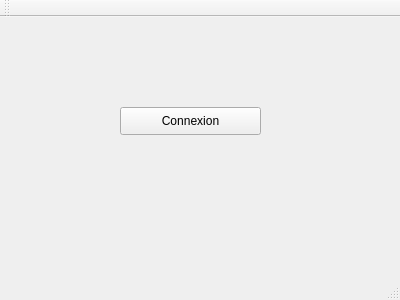
<?xml version="1.0" encoding="UTF-8"?>
<ui version="4.0">
 <class>MainWindow</class>
 <widget class="QMainWindow" name="MainWindow">
  <property name="geometry">
   <rect>
    <x>0</x>
    <y>0</y>
    <width>400</width>
    <height>300</height>
   </rect>
  </property>
  <property name="windowTitle">
   <string>MainWindow</string>
  </property>
  <widget class="QWidget" name="centralWidget">
   <widget class="QPushButton" name="connexion">
    <property name="geometry">
     <rect>
      <x>120</x>
      <y>90</y>
      <width>141</width>
      <height>28</height>
     </rect>
    </property>
    <property name="text">
     <string>Connexion</string>
    </property>
   </widget>
  </widget>
  <widget class="QMenuBar" name="menuBar">
   <property name="geometry">
    <rect>
     <x>0</x>
     <y>0</y>
     <width>400</width>
     <height>26</height>
    </rect>
   </property>
  </widget>
  <widget class="QToolBar" name="mainToolBar">
   <attribute name="toolBarArea">
    <enum>TopToolBarArea</enum>
   </attribute>
   <attribute name="toolBarBreak">
    <bool>false</bool>
   </attribute>
  </widget>
  <widget class="QStatusBar" name="statusBar"/>
 </widget>
 <layoutdefault spacing="6" margin="11"/>
 <resources/>
 <connections/>
</ui>
